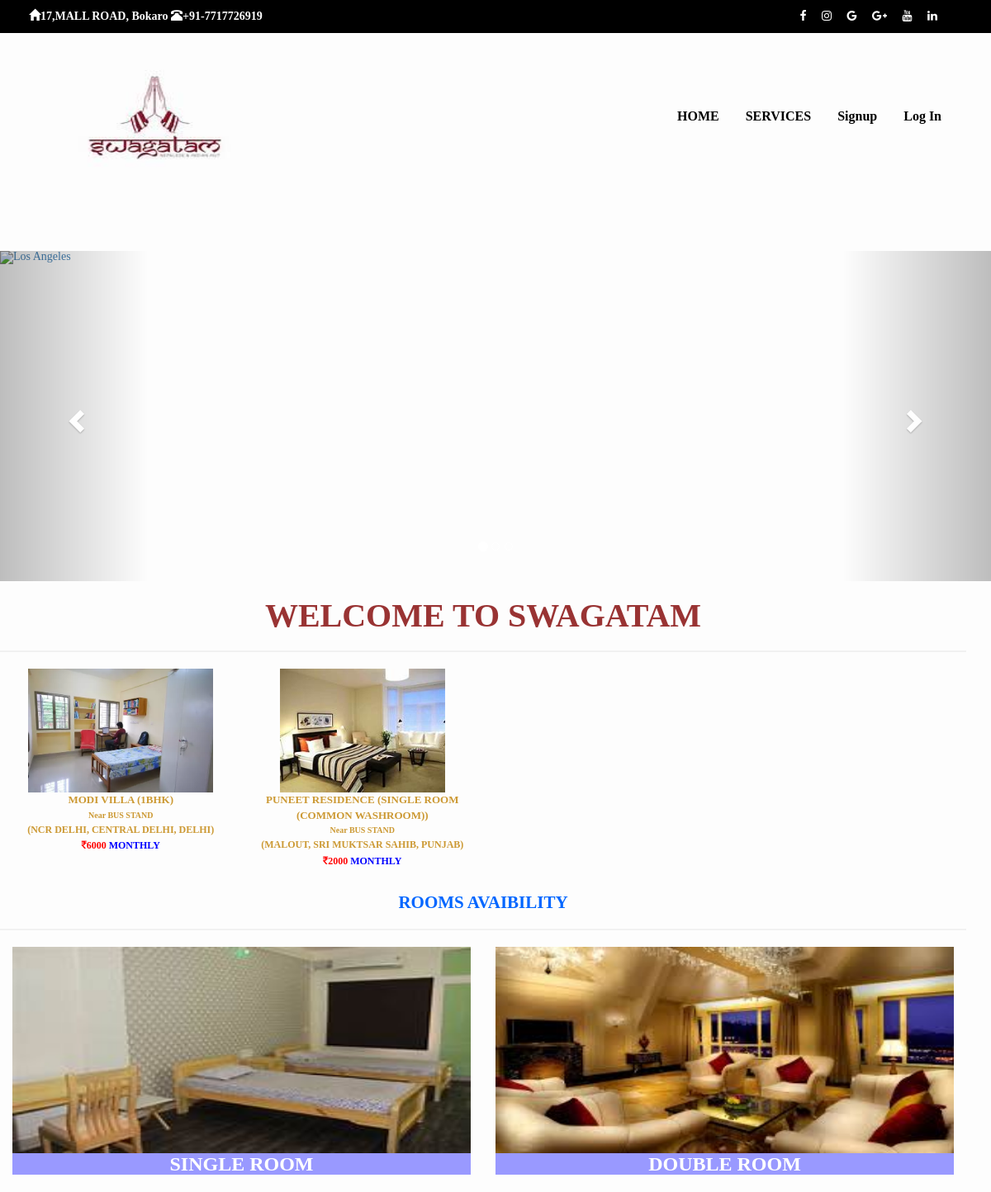
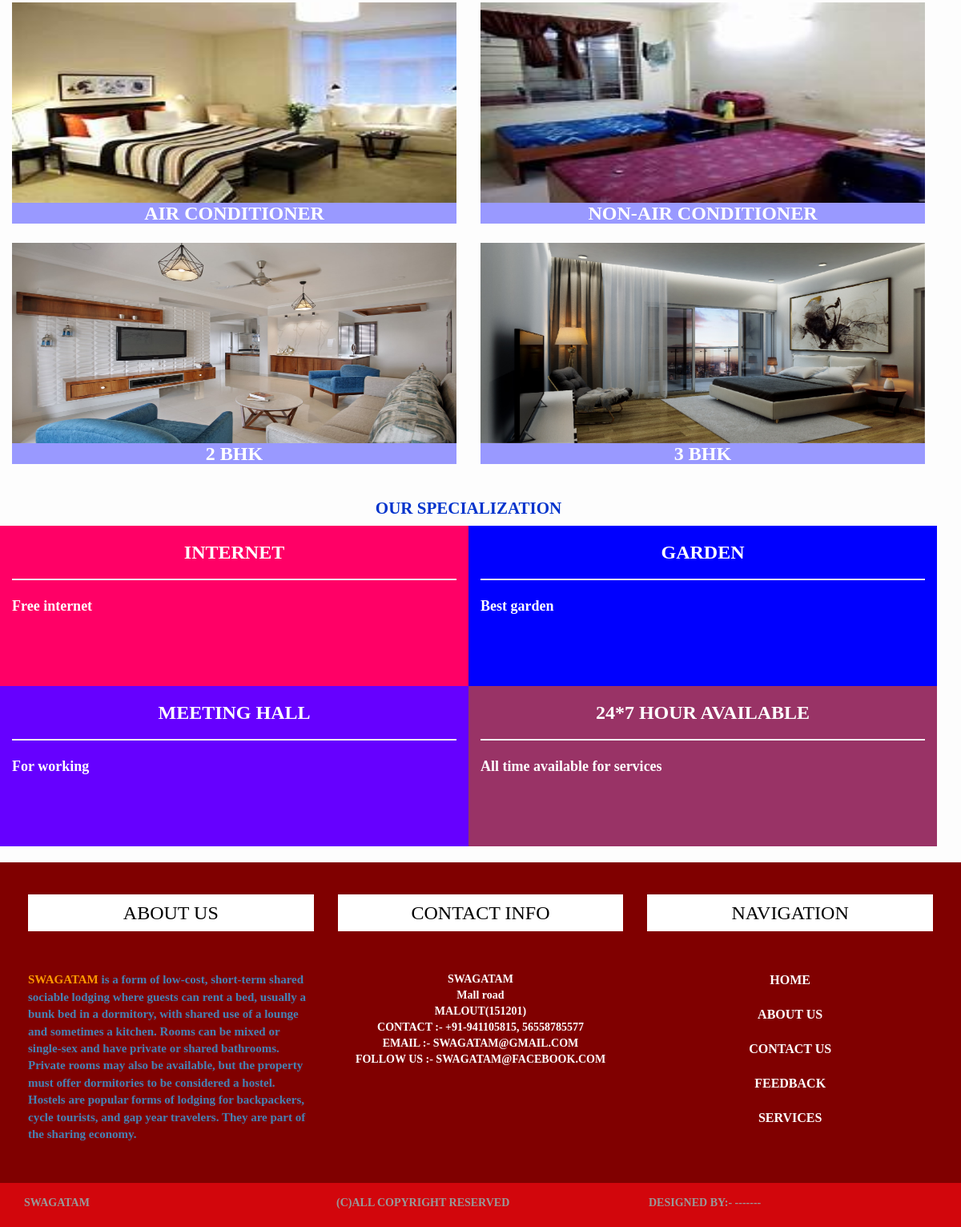
The page / on the database its author committed (2 pictures, top to bottom).
### tables this page shows
CREATE TABLE IF NOT EXISTS `tbl_room_details` (
`id` bigint(20) NOT NULL,
  `appartment_id` bigint(20) NOT NULL,
  `roomno` varchar(4) NOT NULL,
  `type_id` bigint(20) NOT NULL,
  `room_details` text NOT NULL,
  `price` varchar(25) NOT NULL,
  `basis` varchar(10) NOT NULL,
  `booking_status` int(1) DEFAULT '0',
  `status` int(1) DEFAULT '0'
);

CREATE TABLE IF NOT EXISTS `tbl_room_image` (
`id` bigint(20) NOT NULL,
  `room_id` bigint(20) NOT NULL,
  `name` varchar(100) NOT NULL,
  `loc` text NOT NULL,
  `status` int(1) DEFAULT NULL
);

CREATE TABLE IF NOT EXISTS `tbl_appartment_details` (
`id` bigint(20) NOT NULL,
  `ownerid` bigint(20) NOT NULL,
  `name` varchar(150) NOT NULL,
  `address` text NOT NULL,
  `near` text NOT NULL,
  `country` varchar(50) NOT NULL,
  `district` varchar(70) NOT NULL,
  `state` varchar(100) NOT NULL,
  `city` varchar(80) NOT NULL,
  `pincode` varchar(6) NOT NULL,
  `status` int(1) NOT NULL DEFAULT '0'
);

CREATE TABLE IF NOT EXISTS `tbl_room_type` (
`id` bigint(20) NOT NULL,
  `name` varchar(100) NOT NULL,
  `status` int(1) DEFAULT NULL
);

### index.php (the view, shortened to what this page needs)
<?php
include("header.php");
$sql="select rd.id as room_id,ad.name as appart_name,address,near,city,district,state,country,roomno,rt.name as room_type,rd.status as room_status,price,basis,booking_status from tbl_room_details as rd left join tbl_room_type as rt on rd.type_id=rt.id left join tbl_appartment_details as ad on rd.appartment_id=ad.id where rd.booking_status=0 and rd.status=1";
	$qry=$conn->query($sql);
?>
<div class="" id="image">
</div>
<div class="row col-sm-12 col-md-12 col-lg-12 " id="welcome">
<marquee direction="down"><h1>WELCOME TO SWAGATAM</h1><hr/></marquee>
<?php while ($rows=$qry->fetch_array()) { ?>
<a href="roomviewdetails.php?id=<?=$rows['room_id'];?>"><div class="col-sm-6 col-md-4 col-lg-3">
<?php $sqlroomimg="select * from tbl_room_image where room_id=".$rows['room_id'];
	  $rowsroomimg=$conn->query($sqlroomimg)->fetch_assoc(); ?>
<center><img src="<?=$rowsroomimg['loc'].'/'.$rowsroomimg['name'];?>" height="150px">
<p style="font-size:13px;"><?=strtoupper($rows['appart_name'])." (".strtoupper($rows['room_type']).")";?></p>
<p style="font-size:10px; margin-top: -8px;"><?="Near ".strtoupper($rows['near']);?></p>
<p style="font-size:12px; margin-top: -8px;"><?="(".strtoupper($rows['city']).", ".strtoupper($rows['district']).", ".strtoupper($rows['state']).")";?>
</p>
<p style="font-size:12px; color: red; margin-top: -8px;"><i class="fa fa-rupee" style="font-size:12px"></i><?=strtoupper($rows['price'])." ";?><span style="color: Blue;"><?=" ".strtoupper($rows['basis']);?></span>
</p></center>
</div></a><?php } ?>
</div>
<div class="row col-sm-12 col-md-12 col-lg-12" id="department">
<h1>ROOMS AVAIBILITY</h1><hr />
<a href=""><div class="col-md-6">
<img src="himages/pg3.jpg" width="100%" height="250px" />
<h3>SINGLE ROOM</h3>
</div></a>
<a href=""><div class="col-md-6">
<img src="himages/room 4.jpg" width="100%" height="250px" />
<h3>DOUBLE ROOM </h3>
</div></a>
<div class="col-md-6">
<a href=""><img src="himages/pg1.jpg" width="100%" height="250px" />
<h3>AIR CONDITIONER</h3>
</div></a>
<a href=""><div class="col-md-6">
<img src="himages/pg4.jpg" width="100%" height="250px" />
<h3>NON-AIR CONDITIONER</h3>
</div></a>
<a href=""><div class="col-md-6">
<img src="himages/2 bhk.jpg" width="100%" height="250px" />
<h3>2 BHK</h3>
</div></a>
<a href=""><div class="col-md-6">
<img src="himages/3 bhk.jpg" width="100%" height="250px" />
<h3>3 BHK</h3>
</div></a>
</div>
<div class="row col-sm-12 col-md-12 col-lg-12" id="spcialization">
<h1>OUR SPECIALIZATION</h1>
<div class="col-md-6" id="multi">
<h3>INTERNET</h3><hr />
<p>Free internet  </p></div>
<div class="col-md-6" id="qulified">
<h3>GARDEN</h3><hr />
<p>Best garden </p></div>
<div class="col-md-6" id="hours">
<h3>MEETING HALL</h3><hr />
<p>For working </p>
</div>
<div class="col-md-6" id="emer">
<h3>24*7 HOUR AVAILABLE</h3><hr />
<p>All time available for services</p>
</div>
</div>
</body>
</html>

### design/css/signup.css (style rules this page uses)
body { color :steelblue; font-family: verdana; }
* { box-sizing: border-box; }
p { color:steelblue; }
hr { border: 1px solid #f1f1f1; text-align: center; }
#welcome p { color:#C93; font-weight:bold; font-size:24px }
#welcome h1 { font-size:40px; font-weight:bolder; text-align:center; color:#933; }
#department h1 { color:#0066FF; text-align:center; font-weight:bolder; }
#department .col-md-6 { height:300px; text-align:center; }
#department h3 { background-color:#9999FF; margin-top:0px; color:#FFF; font-weight:bolder }
#spcialization h1 { text-align:center; color:#03C; font-weight:bolder }
#spcialization h3 { text-align:center; font-weight:bolder }
#spcialization p { font-weight:bolder; color:#FFF; font-size:18px }
#multi { background-color:#FF0066; color:#FFFFFF; height:200px; }
#qulified { background-color:#0000FF; color:#FFFFFF; height:200px; }
#hours { background-color:#6600FF; color:#FFFFFF; height:200px; }
#emer { background-color:#936; color:#FFFFFF; height:200px; }
#footer { min-height: 400px; background-color:#800000; margin-top:20px; color:#FFF; padding:20px; }
#footer h3 { text-align:center; background-color:#FFFFFF; color:#000000; padding:10px; }
#footer li { margin-bottom:20px; text-align:center }
#footer a { color:#FFF; font-weight:bolder; text-decoration:blink; font-size:16px }
#last { min-height: 50px; background-color:#D2060C; height:auto; padding:15px; color:#999; font-weight:bold; }

### design/css/css.css (style rules this page uses)
* { padding: 0; margin: 0; text-decoration: none; list-style: none; box-sizing: border-box; }
body { font-family: cursive; }
#myCarousel { margin-top: 22%; }

### design/css/loginpage.css (style rules this page uses)
body { font-family: verdana; background-color: #fdfdfd; margin: 0 auto 0 auto; width:100%; }
p { font-size:12px; text-decoration: none; color:steelblue; }
h1 { font-size:1.5em; color:steelblue; }

### design/css/roomviewimg.css (style rules this page uses)
.row:after { content: ""; display: table; clear: both; }

### rows shown on the page
tbl_room_details: tbl_room_image.loc+name (picture), tbl_appartment_details.name "MODI VILLA", tbl_room_type.name "1BHK", tbl_appartment_details.near "BUS STAND", tbl_appartment_details.city "NCR DELHI", tbl_appartment_details.district "CENTRAL DELHI", tbl_appartment_details.state "DELHI", price "6000", basis "MONTHLY"
tbl_room_details: tbl_room_image.loc+name (picture), tbl_appartment_details.name "PUNEET RESIDENCE", tbl_room_type.name "SINGLE ROOM (COMMON WASHROOM)", tbl_appartment_details.near "BUS STAND", tbl_appartment_details.city "MALOUT", tbl_appartment_details.district "SRI MUKTSAR SAHIB", tbl_appartment_details.state "PUNJAB", price "2000", basis "MONTHLY"
